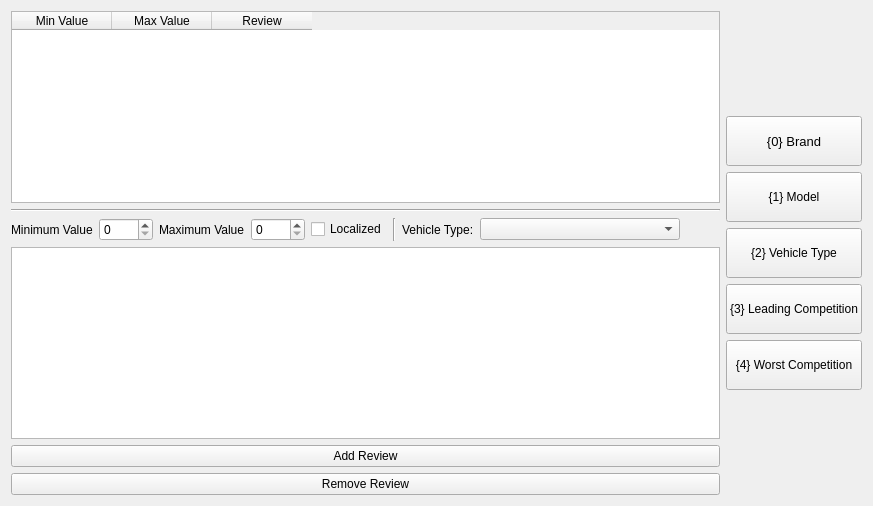
     <widget class="QWidget" name="tab_10">
      <attribute name="title">
       <string>Introduction</string>
      </attribute>
      <layout class="QGridLayout" name="gridLayout_2">
       <item row="0" column="0">
        <widget class="QTableWidget" name="table_intro">
         <column>
          <property name="text">
           <string>Min Value</string>
          </property>
         </column>
         <column>
          <property name="text">
           <string>Max Value</string>
          </property>
         </column>
         <column>
          <property name="text">
           <string>Review</string>
          </property>
         </column>
        </widget>
       </item>
       <item row="4" column="0">
        <widget class="QPushButton" name="button_Intro_Add">
         <property name="text">
          <string>Add Review</string>
         </property>
        </widget>
       </item>
       <item row="5" column="0">
        <widget class="QPushButton" name="button_Intro_Remove">
         <property name="text">
          <string>Remove Review</string>
         </property>
        </widget>
       </item>
       <item row="1" column="0">
        <widget class="Line" name="line">
         <property name="orientation">
          <enum>Qt::Horizontal</enum>
         </property>
        </widget>
       </item>
       <item row="2" column="0">
        <layout class="QHBoxLayout" name="horizontalLayout_2">
         <item>
          <widget class="QLabel" name="label_4">
           <property name="text">
            <string>Minimum Value</string>
           </property>
          </widget>
         </item>
         <item>
          <widget class="QSpinBox" name="spinBox_Intro_minVal">
           <property name="maximum">
            <number>9999</number>
           </property>
          </widget>
         </item>
         <item>
          <widget class="QLabel" name="label_3">
           <property name="text">
            <string>Maximum Value</string>
           </property>
          </widget>
         </item>
         <item>
          <widget class="QSpinBox" name="spinBox_Intro_MaxVal">
           <property name="maximum">
            <number>9999</number>
           </property>
          </widget>
         </item>
         <item>
          <widget class="QCheckBox" name="checkBox_Intro_localized">
           <property name="text">
            <string>Localized</string>
           </property>
          </widget>
         </item>
         <item>
          <widget class="Line" name="line_15">
           <property name="orientation">
            <enum>Qt::Vertical</enum>
           </property>
          </widget>
         </item>
         <item>
          <widget class="QLabel" name="label_28">
           <property name="text">
            <string>Vehicle Type:</string>
           </property>
          </widget>
         </item>
         <item>
          <widget class="QComboBox" name="comboBox_VehicleType_intro">
           <property name="sizePolicy">
            <sizepolicy hsizetype="Preferred" vsizetype="Fixed">
             <horstretch>0</horstretch>
             <verstretch>0</verstretch>
            </sizepolicy>
           </property>
           <property name="minimumSize">
            <size>
             <width>200</width>
             <height>0</height>
            </size>
           </property>
          </widget>
         </item>
         <item>
          <spacer name="horizontalSpacer">
           <property name="orientation">
            <enum>Qt::Horizontal</enum>
           </property>
           <property name="sizeHint" stdset="0">
            <size>
             <width>40</width>
             <height>20</height>
            </size>
           </property>
          </spacer>
         </item>
        </layout>
       </item>
       <item row="0" column="1" rowspan="6">
        <layout class="QVBoxLayout" name="verticalLayout_2">
         <item>
          <spacer name="verticalSpacer_2">
           <property name="orientation">
            <enum>Qt::Vertical</enum>
           </property>
           <property name="sizeHint" stdset="0">
            <size>
             <width>20</width>
             <height>40</height>
            </size>
           </property>
          </spacer>
         </item>
         <item>
          <widget class="QPushButton" name="button_Intro_0Brand">
           <property name="minimumSize">
            <size>
             <width>0</width>
             <height>50</height>
            </size>
           </property>
           <property name="font">
            <font>
             <pointsize>10</pointsize>
            </font>
           </property>
           <property name="autoFillBackground">
            <bool>false</bool>
           </property>
           <property name="text">
            <string>{0} Brand</string>
           </property>
          </widget>
         </item>
         <item>
          <widget class="QPushButton" name="button_Intro_1Model">
           <property name="minimumSize">
            <size>
             <width>0</width>
             <height>50</height>
            </size>
           </property>
           <property name="text">
            <string>{1} Model</string>
           </property>
          </widget>
         </item>
         <item>
          <widget class="QPushButton" name="button_Intro_2Type">
           <property name="minimumSize">
            <size>
             <width>0</width>
             <height>50</height>
            </size>
           </property>
           <property name="text">
            <string>{2} Vehicle Type</string>
           </property>
          </widget>
         </item>
         <item>
          <widget class="QPushButton" name="button_Intro_3BestCompetition">
           <property name="minimumSize">
            <size>
             <width>0</width>
             <height>50</height>
            </size>
           </property>
           <property name="text">
            <string>{3} Leading Competition</string>
           </property>
          </widget>
         </item>
         <item>
          <widget class="QPushButton" name="button_Intro_4WorstCompetition">
           <property name="minimumSize">
            <size>
             <width>0</width>
             <height>50</height>
            </size>
           </property>
           <property name="text">
            <string>{4} Worst Competition</string>
           </property>
          </widget>
         </item>
         <item>
          <spacer name="verticalSpacer">
           <property name="orientation">
            <enum>Qt::Vertical</enum>
           </property>
           <property name="sizeHint" stdset="0">
            <size>
             <width>20</width>
             <height>40</height>
            </size>
           </property>
          </spacer>
         </item>
        </layout>
       </item>
       <item row="3" column="0">
        <widget class="QPlainTextEdit" name="textbox_Intro"/>
       </item>
      </layout>
     </widget>
